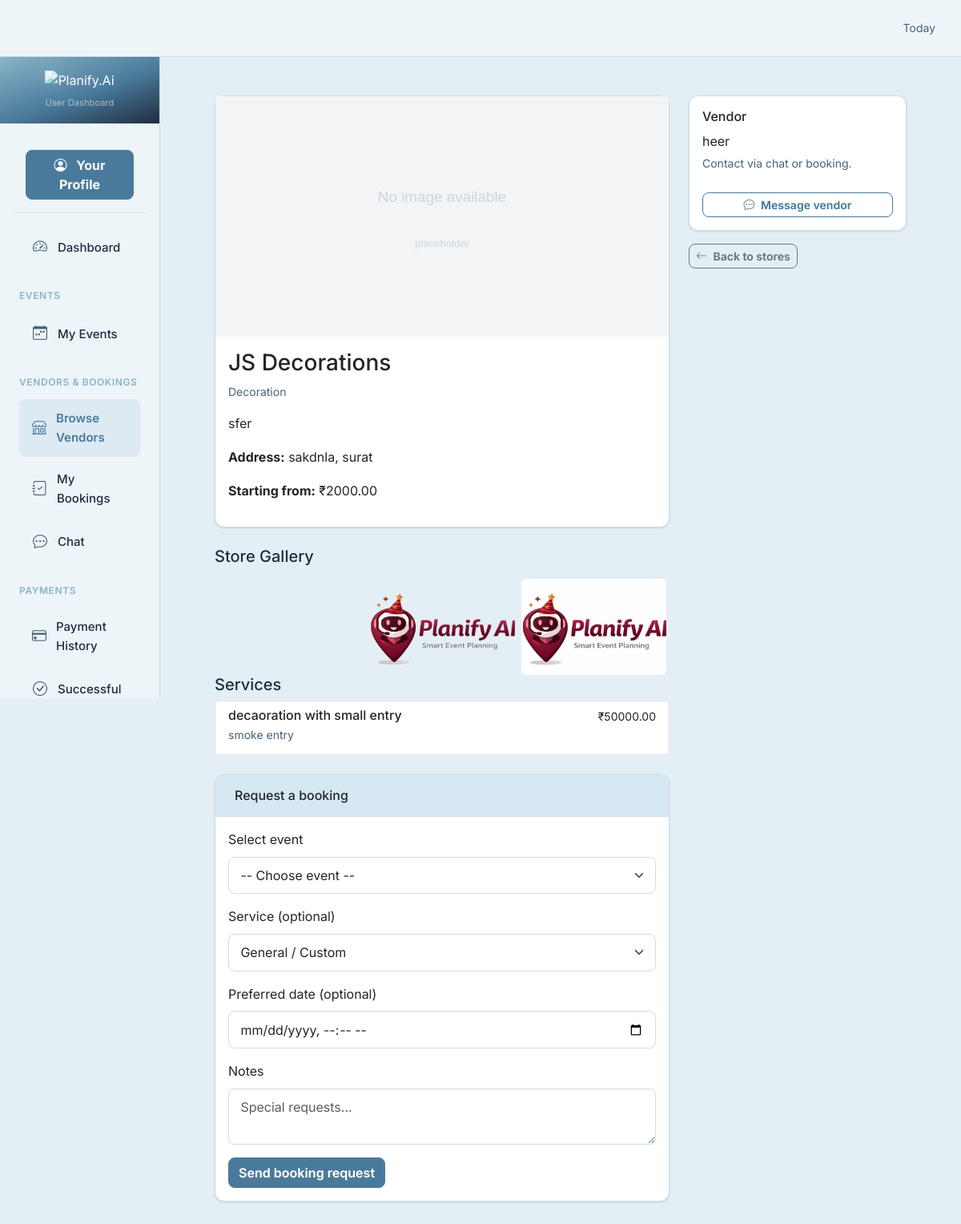
Screenshot of /user/store/1/ (signed in) with the database file from the repository.
### vendor/models.py (models this page shows, shortened)
class Store(models.Model):
    vendor = models.ForeignKey(User, on_delete=models.CASCADE, limit_choices_to={'role__name__iexact': 'vendor'})
    store_name = models.CharField(max_length=200)
    description = models.TextField()
    phone = models.CharField(max_length=20, null=True, blank=True)
    category = models.ForeignKey(category, on_delete=models.CASCADE)
    address = models.TextField()
    city = models.CharField(max_length=100)
    price_start = models.DecimalField(max_digits=10, decimal_places=2)
    profile_image = models.ImageField(upload_to='store_images/', null=True, blank=True)
    created_at = models.DateTimeField(auto_now_add=True)
    updated_at = models.DateTimeField(auto_now=True)
    status = models.BooleanField(default=True)  # active/inactive
    @property
    def profile_image_url(self):
        try:
            if self.profile_image and getattr(self.profile_image, 'name', None):
                if self.profile_image.storage.exists(self.profile_image.name):
                    return self.profile_image.url
        except Exception:
            pass
        return None

class category(models.Model):
    name = models.CharField(max_length=100)

class StoreImage(models.Model):
    store = models.ForeignKey(Store, on_delete=models.CASCADE, related_name='images')
    image = models.ImageField(upload_to='store_images/')
    uploaded_at = models.DateTimeField(auto_now_add=True)

class Service(models.Model):
    store = models.ForeignKey(Store, on_delete=models.CASCADE, related_name='services')
    name = models.CharField(max_length=200)
    description = models.TextField()
    price = models.DecimalField(max_digits=10, decimal_places=2)
    image = models.ImageField(upload_to='service_images/', null=True, blank=True)
    is_active = models.BooleanField(default=True)
    created_at = models.DateTimeField(auto_now_add=True)
    updated_at = models.DateTimeField(auto_now=True)

### account/models.py (models this page shows, shortened)
class User(models.Model):
    fullname = models.CharField(max_length=255)
    email = models.EmailField(unique=True)
    mobile = models.CharField(max_length=15, unique=True, null=True, blank=True)
    password = models.CharField(max_length=255, blank=True, null=True)
    is_active = models.BooleanField(default=False)   # ✅ added
    email_verified = models.BooleanField(default=False)
    role = models.ForeignKey(Role, on_delete=models.CASCADE)
    business_logo = models.ImageField(upload_to='vendor_logos/', null=True, blank=True)
    created_at = models.DateTimeField(auto_now_add=True)
    updated_at = models.DateTimeField(auto_now=True)

### user/views.py (the view)
    def wrapper(request, *args, **kwargs):
        user_id = request.session.get('user_id')
        if not user_id:
            return redirect('/login/')
        try:
            User.objects.get(id=user_id)
        except User.DoesNotExist:
            request.session.flush()
            return redirect('/login/')
        return view_func(request, *args, **kwargs)

### event/context_processors.py (called while the page is built, shortened)
def global_app_info(request):
    return {
        'APP_NAME': 'Planify.Ai',
        'APP_LOGO_TEXT': 'PA',                 # Text logo (initials)
        'APP_LOGO_IMAGE': '/static/images/planify_logo.png',   # Image logo (inside static/)
    }

def vendor_stores(request):
    try:
        from vendor.models import Store
        stores = Store.objects.filter(status=True).order_by('store_name')
    except Exception:
        stores = []
    return {
        'all_stores': stores
    }

def vendor_is_photographer(request):
    try:
        user_id = request.session.get('user_id')
        role = request.session.get('role')
    except Exception:
        pass
    return {'is_photographer': False}

def admin_pending_counts(request):
    try:
        role = request.session.get('role')
        if role == 'admin':
            from account.models import User
            pending_vendors = User.objects.filter(
                role__name__iexact='vendor', is_active=False
            ).count()
            return {'admin_pending_vendors': pending_vendors}
    except Exception:
        pass
    return {'admin_pending_vendors': 0}

### user/views.py (called while the page is built)
def user_required(view_func):
    def wrapper(request, *args, **kwargs):
        user_id = request.session.get('user_id')
        if not user_id:
            return redirect('/login/')
        try:
            User.objects.get(id=user_id)
        except User.DoesNotExist:
            request.session.flush()
            return redirect('/login/')
        return view_func(request, *args, **kwargs)
    return wrapper

### template/user/store_detail.html (shortened to what this page needs)
{% extends 'user/base.html' %}
{% load static %}
{% block content %}
<div class="container mt-3">
    <div class="row">
        <div class="col-md-8">
            <div class="card mb-3">
                {% if store.profile_image_url %}
                <img src="{{ store.profile_image_url }}" class="card-img-top" alt="{{ store.store_name }}" style="max-height: 300px; object-fit: cover;" onerror="this.onerror=null;this.src='{% static "images/placeholder.svg" %}';">
                {% elif store.profile_image %}
                <img src="{{ store.profile_image.url }}" class="card-img-top" alt="{{ store.store_name }}" style="max-height: 300px; object-fit: cover;" onerror="this.onerror=null;this.src='{% static "images/placeholder.svg" %}';">
                {% endif %}
                <div class="card-body">
                    <h3 class="card-title">{{ store.store_name }}</h3>
                    <p class="text-muted small">{{ store.category.name }}</p>
                    <p>{{ store.description }}</p>
                    <p><strong>Address:</strong> {{ store.address }}, {{ store.city }}</p>
                    <p><strong>Starting from:</strong> ₹{{ store.price_start }}</p>
                </div>
            </div>
            {% if gallery %}
            <h5 class="mt-4">Store Gallery</h5>
            <div class="row g-2 mb-4">
                {% for img in gallery %}
                <div class="col-6 col-md-4">
                    <img src="{{ img.image.url }}" alt="Gallery" class="img-fluid rounded" style="height: 120px; object-fit: cover; width: 100%;" onerror="this.style.display='none'">
                </div>
                {% endfor %}
            </div>
            {% endif %}
            <h5>Services</h5>
            <div class="list-group mb-4">
                {% for service in services %}
                <div class="list-group-item">
                    <div class="d-flex w-100 justify-content-between">
                        <h6 class="mb-1">{{ service.name }}</h6>
                        <small>₹{{ service.price }}</small>
                    </div>
                    <p class="mb-1 small text-muted">{{ service.description }}</p>
                </div>
                {% empty %}
                <p class="small text-muted">No services found for this store.</p>
                {% endfor %}
            </div>
            <div class="card">
                <div class="card-header"><h6 class="mb-0">Request a booking</h6></div>
                <div class="card-body">
                    <form method="post" action="{% url 'user:create_booking' store.id %}">
                        <div class="mb-3">
                            <label class="form-label">Select event</label>
                            <select name="event_id" class="form-select" required>
                                <option value="">-- Choose event --</option>
                            </select>
                        </div>
                        <div class="mb-3">
                            <label class="form-label">Service (optional)</label>
                            <select name="service_id" class="form-select">
                                <option value="">General / Custom</option>
                            </select>
                        </div>
                        <div class="mb-3">
                            <label class="form-label">Preferred date (optional)</label>
                            <input type="datetime-local" name="booking_date" class="form-control">
                        </div>
                        <div class="mb-3">
                            <label class="form-label">Notes</label>
                            <textarea name="notes" class="form-control" rows="2" placeholder="Special requests..."></textarea>
                        </div>
                        <button type="submit" class="btn btn-primary">Send booking request</button>
                    </form>
                </div>
            </div>
        </div>
        <div class="col-md-4">
            <div class="card p-3 mb-3">
                <h6>Vendor</h6>
                <p class="mb-1">{{ store.vendor.fullname }}</p>
                <p class="small text-muted">Contact via chat or booking.</p>
                {% if has_confirmed_booking %}
                <a href="{% url 'user:start_chat' store.id %}" class="btn btn-outline-primary btn-sm mt-2">
                    <i class="bi bi-chat-dots me-1"></i> Message vendor
                </a>
                {% else %}
                <button type="button" class="btn btn-outline-secondary btn-sm mt-2" title="Chat available after approval" disabled>
                    <i class="bi bi-chat-dots me-1"></i> Message vendor
                </button>
                {% endif %}
            </div>
            <a href="{% url 'user:stores_list' %}" class="btn btn-outline-secondary btn-sm">
                <i class="bi bi-arrow-left me-1"></i> Back to stores
            </a>
        </div>
    </div>
</div>
{% endblock %}

### static/css/app.css (style rules this page uses)
:root { --primary: #4A7A9B; --primary-light: #ddeaf3; --primary-dark: #1E2D40; --primary-mid: #8AB4C8; --success: #2d8a5e; --success-light: #d6f0e4; --warning: #c47c1a; --warning-light: #fef3dc; --danger: #c0392b; --danger-light: #fde8e6; --info: #2471a3; --info-light: #d6eaf8; --bg-primary: #eef5f9; --bg-secondary: #e4eff5; --bg-tertiary: #d6e8f2; --text-primary: #1E2D40; --text-secondary: #4a6278; --text-light: #8AB4C8; --border: #ccdde8; --border-light: #e4eff5; --shadow-sm: 0 1px 2px rgba(30, 45, 64, 0.05); --shadow: 0 1px 3px rgba(30, 45, 64, 0.10), 0 1px 2px rgba(30, 45, 64, 0.06); --shadow-md: 0 8px 20px rgba(30, 45, 64, 0.10); --radius: 12px; --radius-sm: 10px; }
* { box-sizing: border-box; }
body { font-family: 'Inter', -apple-system, BlinkMacSystemFont, 'Segoe UI', Roboto, Arial, sans-serif; background: var(--bg-secondary); color: var(--text-primary); -webkit-font-smoothing: antialiased; -moz-osx-font-smoothing: grayscale; }
.btn { border-radius: var(--radius-sm); font-weight: 650; }
.btn-primary { background: var(--primary); border-color: var(--primary); }
.btn-outline-primary { border-color: var(--primary); color: var(--primary); }
.form-control, .form-select { border-radius: var(--radius-sm); border: 1px solid var(--border); padding: .65rem .9rem; }
.text-muted { color: var(--text-secondary) !important; }
.card { border-color: var(--border) !important; }

### static/css/user.css (style rules this page uses)
:root { --primary: #4A7A9B; --primary-light: #ddeaf3; --primary-dark: #1E2D40; --primary-mid: #8AB4C8; --success: #2d8a5e; --success-light: #d6f0e4; --warning: #c47c1a; --warning-light: #fef3dc; --danger: #c0392b; --danger-light: #fde8e6; --info: #2471a3; --info-light: #d6eaf8; --bg-primary: #eef5f9; --bg-secondary: #e4eff5; --bg-tertiary: #d6e8f2; --text-primary: #1E2D40; --text-secondary: #4a6278; --text-light: #8AB4C8; --border: #ccdde8; --border-light: #e4eff5; --shadow-sm: 0 1px 2px rgba(30, 45, 64, 0.05); --shadow: 0 1px 3px rgba(30, 45, 64, 0.10), 0 1px 2px rgba(30, 45, 64, 0.06); --shadow-md: 0 4px 16px rgba(30, 45, 64, 0.10); --shadow-lg: 0 10px 30px rgba(30, 45, 64, 0.13); --radius: 12px; --radius-sm: 8px; --radius-lg: 16px; }
body { font-family: 'Inter', -apple-system, BlinkMacSystemFont, 'Segoe UI', Roboto, sans-serif; background: var(--bg-secondary); color: var(--text-primary); line-height: 1.6; }
html, body { margin: 0; padding: 0; height: 100%; }
.container-fluid, .row, .dashboard-header { margin: 0 !important; padding: 0 !important; }
.card { border: 1px solid var(--border); border-radius: var(--radius); box-shadow: var(--shadow); }
.card-header { background: var(--bg-tertiary); border-bottom: 1px solid var(--border); padding: 1rem 1.5rem; font-weight: 600; }
.form-control, .form-select { border-radius: var(--radius-sm); border: 1px solid var(--border); }
.text-muted { color: var(--text-secondary) !important; }
.btn-primary { background-color: var(--primary) !important; border-color: var(--primary) !important; }
.btn-outline-primary { color: var(--primary) !important; border-color: var(--primary) !important; }

### rows the page displays
Store: store_name "JS Decorations", category.name "Decoration", description "sfer", address "sakdnla", city "surat", price_start "2000.00", vendor.fullname "heer"
StoreImage: image (picture)
StoreImage: image (picture)
Service: name "decaoration with small entry", price "50000.00", description "smoke entry"
